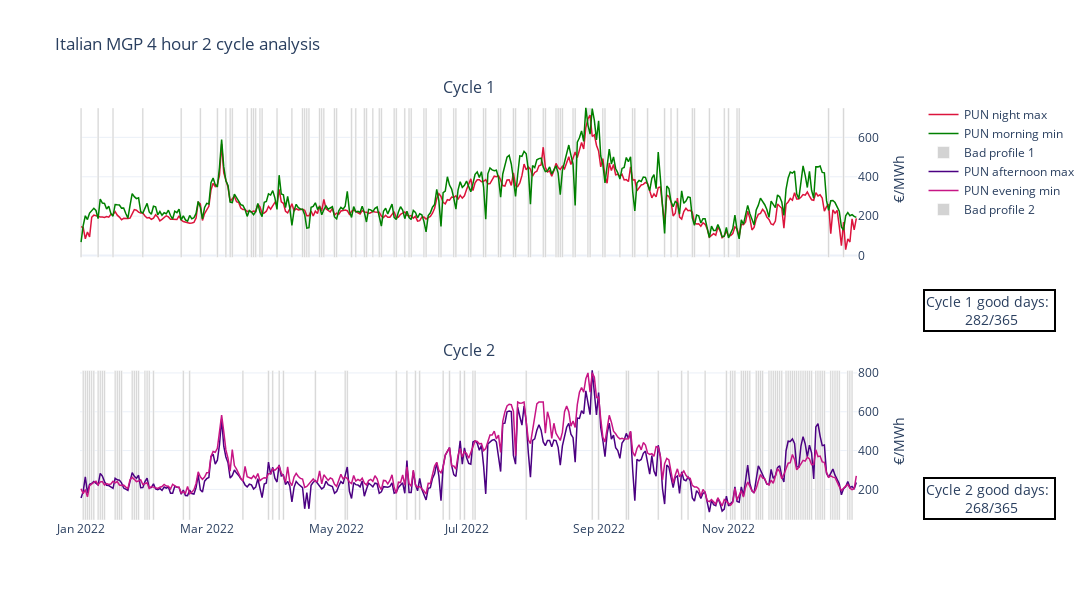

The code cell stored with this chart in its notebook:
### Markdown cell above
### Plot charging periods

### Code cell
cycle_1_count = 365 - cycle_1.bad_profile.sum()
cycle_2_count = 365 - cycle_2.bad_profile.sum()

fig = make_subplots(
    rows=2, cols=1,
    shared_xaxes=True,
    subplot_titles=['Cycle 1', 'Cycle 2'],
    specs=[[{'secondary_y': True}], [{'secondary_y': True}]]
)

fig.add_trace(go.Scatter(
    x=cycle_1.date,
    y=cycle_1.PUN_charge_max,
    line=dict(color='crimson', width=1.5),
    name='PUN night max'
), secondary_y=True, row=1, col=1)
fig.add_trace(go.Scatter(
    x=cycle_1.date,
    y=cycle_1.PUN_discharge_min,
    line=dict(color='green', width=1.5),
    name='PUN morning min'
), secondary_y=True, row=1, col=1)
fig.add_trace(go.Bar(
    x=cycle_1.date,
    y=cycle_1.bad_profile,
    marker_color='lightgrey',
    name='Bad profile 1'
), row=1, col=1)

fig.add_trace(go.Scatter(
    x=cycle_2.date,
    y=cycle_2.PUN_charge_max,
    line=dict(color='indigo', width=1.5),
    name='PUN afternoon max'
), secondary_y=True, row=2, col=1)
fig.add_trace(go.Scatter(
    x=cycle_2.date,
    y=cycle_2.PUN_discharge_min,
    line=dict(color='mediumvioletred', width=1.5),
    name='PUN evening min'
), secondary_y=True, row=2, col=1)
fig.add_trace(go.Bar(
    x=cycle_2.date,
    y=cycle_2.bad_profile,
    marker_color='lightgrey',
    name='Bad profile 2'
), row=2, col=1)
fig.add_annotation(
    text=f'Cycle 1 good days: <br> {cycle_1_count}/365', 
    font=dict(size=14),
    align='center',
    showarrow=False,
    xref='paper',
    yref='paper',
    x=1.18,
    y=0.5,
    bordercolor='black',
    borderwidth=2,
    )
fig.add_annotation(
    text=f'Cycle 2 good days: <br> {cycle_2_count}/365', 
    font=dict(size=14),
    align='center',
    showarrow=False,
    xref='paper',
    yref='paper',
    x=1.18,
    y=0,
    bordercolor='black',
    borderwidth=2,
    )

fig.update_yaxes(visible=False, secondary_y=False)
fig.update_yaxes(title='€/MWh', secondary_y=True)
fig.update_layout(
    title='Italian MGP 4 hour 2 cycle analysis',
    template='plotly_white',
    width=1200,
    height=600,
)

fig.write_image('../figures/italy-4hr-profile-analysis.jpeg', scale=10, engine='orca')
fig.write_html('../figures/italy-4hr-profile-analysis.html')
fig

### Figure 1 — Plotly figure (JSON) as saved in the notebook; plotly's stock layout.template omitted (floating-point values rounded to 4 significant figures; data arrays with more than 128 entries replaced by an {"elided": "..."} marker saying what was removed)
{"data": [{"line": {"color": "crimson", "width": 1.5}, "name": "PUN night max", "type": "scatter", "x": {"elided": "365 str values"}, "xaxis": "x", "y": {"elided": "365 float values"}, "yaxis": "y2"}, {"line": {"color": "green", "width": 1.5}, "name": "PUN morning min", "type": "scatter", "x": {"elided": "365 str values"}, "xaxis": "x", "y": {"elided": "365 float values"}, "yaxis": "y2"}, {"marker": {"color": "lightgrey"}, "name": "Bad profile 1", "type": "bar", "x": {"elided": "365 str values"}, "xaxis": "x", "y": {"elided": "365 int values"}, "yaxis": "y"}, {"line": {"color": "indigo", "width": 1.5}, "name": "PUN afternoon max", "type": "scatter", "x": {"elided": "365 str values"}, "xaxis": "x2", "y": {"elided": "365 float values"}, "yaxis": "y4"}, {"line": {"color": "mediumvioletred", "width": 1.5}, "name": "PUN evening min", "type": "scatter", "x": {"elided": "365 str values"}, "xaxis": "x2", "y": {"elided": "365 float values"}, "yaxis": "y4"}, {"marker": {"color": "lightgrey"}, "name": "Bad profile 2", "type": "bar", "x": {"elided": "365 str values"}, "xaxis": "x2", "y": {"elided": "365 int values"}, "yaxis": "y3"}], "layout": {"annotations": [{"font": {"size": 16}, "showarrow": false, "text": "Cycle 1", "x": 0.47, "xanchor": "center", "xref": "paper", "y": 1, "yanchor": "bottom", "yref": "paper"}, {"font": {"size": 16}, "showarrow": false, "text": "Cycle 2", "x": 0.47, "xanchor": "center", "xref": "paper", "y": 0.375, "yanchor": "bottom", "yref": "paper"}, {"align": "center", "bordercolor": "black", "borderwidth": 2, "font": {"size": 14}, "showarrow": false, "text": "Cycle 1 good days: <br> 282/365", "x": 1.18, "xref": "paper", "y": 0.5, "yref": "paper"}, {"align": "center", "bordercolor": "black", "borderwidth": 2, "font": {"size": 14}, "showarrow": false, "text": "Cycle 2 good days: <br> 268/365", "x": 1.18, "xref": "paper", "y": 0, "yref": "paper"}], "height": 600, "title": {"text": "Italian MGP 4 hour 2 cycle analysis"}, "width": 1200, "xaxis": {"anchor": "y", "domain": [0, 0.94], "matches": "x2", "showticklabels": false}, "xaxis2": {"anchor": "y3", "domain": [0, 0.94]}, "yaxis": {"anchor": "x", "domain": [0.625, 1], "visible": false}, "yaxis2": {"anchor": "x", "overlaying": "y", "side": "right", "title": {"text": "€/MWh"}}, "yaxis3": {"anchor": "x2", "domain": [0, 0.375], "visible": false}, "yaxis4": {"anchor": "x2", "overlaying": "y3", "side": "right", "title": {"text": "€/MWh"}}}}
